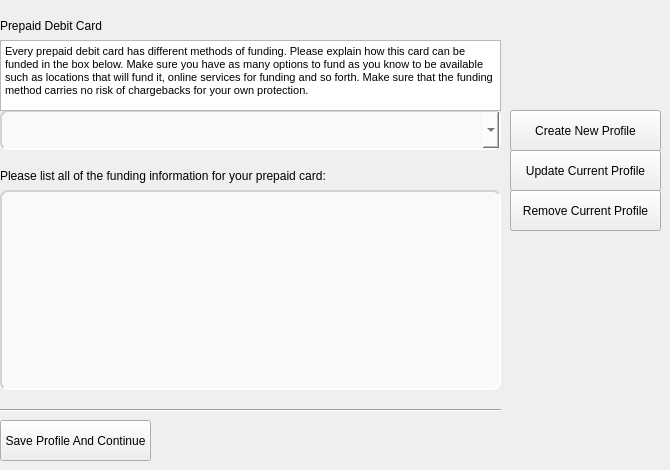
     <widget class="QWidget" name="page5">
      <widget class="QPushButton" name="Remove4">
       <property name="geometry">
        <rect>
         <x>510</x>
         <y>190</y>
         <width>151</width>
         <height>41</height>
        </rect>
       </property>
       <property name="text">
        <string>Remove Current Profile</string>
       </property>
      </widget>
      <widget class="Line" name="line_11">
       <property name="geometry">
        <rect>
         <x>0</x>
         <y>400</y>
         <width>501</width>
         <height>20</height>
        </rect>
       </property>
       <property name="orientation">
        <enum>Qt::Horizontal</enum>
       </property>
      </widget>
      <widget class="QPushButton" name="Update4">
       <property name="geometry">
        <rect>
         <x>510</x>
         <y>150</y>
         <width>151</width>
         <height>41</height>
        </rect>
       </property>
       <property name="text">
        <string>Update Current Profile</string>
       </property>
      </widget>
      <widget class="QTextEdit" name="DebitBox">
       <property name="geometry">
        <rect>
         <x>0</x>
         <y>190</y>
         <width>501</width>
         <height>200</height>
        </rect>
       </property>
       <property name="sizePolicy">
        <sizepolicy hsizetype="Expanding" vsizetype="Expanding">
         <horstretch>1</horstretch>
         <verstretch>1</verstretch>
        </sizepolicy>
       </property>
       <property name="minimumSize">
        <size>
         <width>0</width>
         <height>89</height>
        </size>
       </property>
       <property name="maximumSize">
        <size>
         <width>16777215</width>
         <height>200</height>
        </size>
       </property>
       <property name="styleSheet">
        <string notr="true">font: 14pt &quot;Arial&quot;;
color: #24282C;
background-color:rgba(251, 251, 251, 80%);
border-radius: 8px;
     border-style: inset;
border-width: 2px;
border-color: lightgrey;</string>
       </property>
      </widget>
      <widget class="QPushButton" name="Create4">
       <property name="geometry">
        <rect>
         <x>510</x>
         <y>110</y>
         <width>151</width>
         <height>41</height>
        </rect>
       </property>
       <property name="text">
        <string>Create New Profile</string>
       </property>
      </widget>
      <widget class="QPushButton" name="Save4">
       <property name="geometry">
        <rect>
         <x>0</x>
         <y>420</y>
         <width>151</width>
         <height>41</height>
        </rect>
       </property>
       <property name="text">
        <string>Save Profile And Continue</string>
       </property>
      </widget>
      <widget class="QLabel" name="DebitText">
       <property name="geometry">
        <rect>
         <x>0</x>
         <y>0</y>
         <width>651</width>
         <height>51</height>
        </rect>
       </property>
       <property name="maximumSize">
        <size>
         <width>16777215</width>
         <height>75</height>
        </size>
       </property>
       <property name="styleSheet">
        <string notr="true">font: 22pt &quot;Arial&quot;;</string>
       </property>
       <property name="text">
        <string>Prepaid Debit Card</string>
       </property>
      </widget>
      <widget class="QComboBox" name="DebitSelect">
       <property name="geometry">
        <rect>
         <x>0</x>
         <y>110</y>
         <width>501</width>
         <height>40</height>
        </rect>
       </property>
       <property name="minimumSize">
        <size>
         <width>0</width>
         <height>40</height>
        </size>
       </property>
       <property name="maximumSize">
        <size>
         <width>16777215</width>
         <height>40</height>
        </size>
       </property>
       <property name="cursor">
        <cursorShape>PointingHandCursor</cursorShape>
       </property>
       <property name="styleSheet">
        <string notr="true">font: 12pt &quot;Arial&quot;;
color: #24282C;
background-color:rgba(251, 251, 251, 80%);
border-radius: 8px;
     border-style: inset;
border-width: 2px;
border-color: lightgrey;</string>
       </property>
      </widget>
      <widget class="QLabel" name="DebitInfoText">
       <property name="geometry">
        <rect>
         <x>0</x>
         <y>160</y>
         <width>501</width>
         <height>31</height>
        </rect>
       </property>
       <property name="styleSheet">
        <string notr="true">font: 12pt &quot;Arial&quot;;</string>
       </property>
       <property name="text">
        <string>Please list all of the funding information for your prepaid card:</string>
       </property>
      </widget>
      <widget class="QTextBrowser" name="DebitBrowser">
       <property name="geometry">
        <rect>
         <x>0</x>
         <y>40</y>
         <width>501</width>
         <height>71</height>
        </rect>
       </property>
       <property name="html">
        <string>&lt;!DOCTYPE HTML PUBLIC &quot;-//W3C//DTD HTML 4.0//EN&quot; &quot;http://www.w3.org/TR/REC-html40/strict.dtd&quot;&gt;
&lt;html&gt;&lt;head&gt;&lt;meta name=&quot;qrichtext&quot; content=&quot;1&quot; /&gt;&lt;style type=&quot;text/css&quot;&gt;
p, li { white-space: pre-wrap; }
&lt;/style&gt;&lt;/head&gt;&lt;body style=&quot; font-family:'MS Shell Dlg 2'; font-size:8.25pt; font-weight:400; font-style:normal;&quot;&gt;
&lt;p style=&quot; margin-top:0px; margin-bottom:0px; margin-left:0px; margin-right:0px; -qt-block-indent:0; text-indent:0px;&quot;&gt;&lt;span style=&quot; font-size:8pt;&quot;&gt;Every prepaid debit card has different methods of funding. Please explain how this card can be funded in the box below. Make sure you have as many options to fund as you know to be available such as locations that will fund it, online services for funding and so forth. Make sure that the funding method carries no risk of chargebacks for your own protection.&lt;/span&gt;&lt;/p&gt;&lt;/body&gt;&lt;/html&gt;</string>
       </property>
      </widget>
     </widget>
